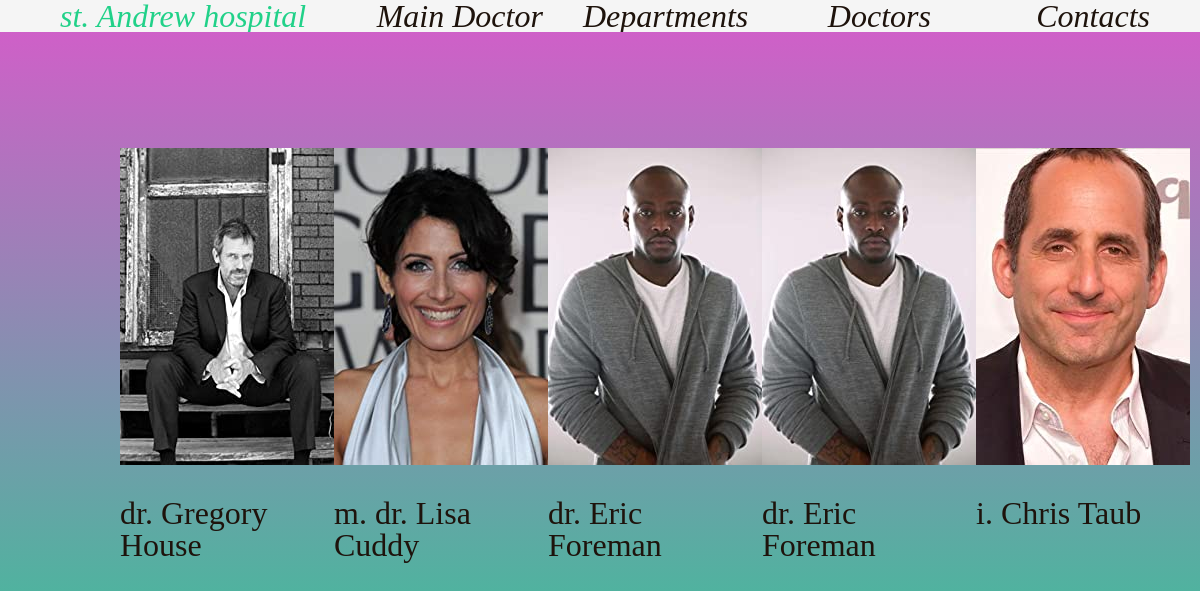
/department/family-medicine, run on the app's committed database.
### new_hospital/models.py (models this page shows, shortened)
class Medical_speciality(models.Model):
    List_specialties_choices = [
        ('Allergy and immunology', 'Allergy and immunology'),
        ('Anesthesiology', 'Anesthesiology'),
        ('Dermatology', 'Dermatology'),
        ('Diagnostic radiology', 'Diagnostic radiology'),
        ('Emergency medicine', 'Emergency medicine'),
        ('Family medicine', 'Family medicine'),
        ('Internal medicine', 'Internal medicine'),
        ('Medical genetics', 'Medical genetics'),
        ('Neurology', 'Neurology'),
        ('Nuclear medicine', 'Nuclear medicine'),
        ('Obstetrics and gynecology', 'Obstetrics and gynecology'),
        ('Ophthalmology', 'Ophthalmology'),
        ('Pathology', 'Pathology'),
        ('Pediatrics', 'Pediatrics'),
        ('Preventive medicine', 'Preventive medicine'),
        ('Psychiatry', 'Psychiatry'),
        ('Radiation oncology', 'Radiation oncology'),
        ('Surgery', 'Surgery'),
        ('Urology', 'Urology'), ]
    slug = models.SlugField(unique=True, db_index=True, max_length=255, verbose_name="URL")
    speciality = models.CharField(choices=List_specialties_choices, blank=False, max_length=50)

class Hospital(models.Model):
    doctor = models.ForeignKey('Doctor', on_delete=models.CASCADE)
    hospital_department = models.ManyToManyField('Medical_speciality')
    cabinet = models.TextField(max_length=5, default=111)
    description = models.CharField(max_length=100, blank=True,
                                   help_text='Information about doctor')

class Doctor(models.Model):
    slug = models.SlugField(unique=True, db_index=True, max_length=255, verbose_name="URL")
    first_name = models.CharField(max_length=50, blank=False)
    last_name = models.CharField(max_length=50, blank=False)
    rang = models.CharField(choices=Profession.choices, max_length=50, default='intern')
    sex = models.CharField(choices=Sex_type, blank=False, max_length=20)
    date_of_birth = models.DateField(blank=False)
    email = models.EmailField(default='123@clinic.com')
    education = models.ManyToManyField('Medical_speciality')
    experience = models.IntegerField(default=0, blank=False)
    photo = models.ImageField(upload_to='static/img', blank=True)
    def get_absolute_url(self):
        return reverse("doctor details", args=[self.slug])

### new_hospital/views.py (the view)
# urls.py: path('department/<slug:project_id>', views.dep_show_id,name='dep show')
def dep_show_id(request, project_id):
    instance = get_object_or_404(Medical_speciality, slug=project_id)
    queryset2 = Hospital.objects.all()
    context = {
        'title': 'Doctors',
        'object': instance,
        'objectD': queryset2
    }
    return render(request, 'doctors_dep.html', context)

### templates/doctors_dep.html (shortened to what this page needs)
{% extends 'base_clinic.html' %}
{% block content %}
    <div class="block_doc">
        {% for dc in objectD %}
            {% for dep in dc.hospital_department.all %}
                {% if object == dep %}
                    <div class="doc_info">
                        <ul>
                            <li>
                                <img src="{{dc.doctor.photo}}">
                            </li>
                            <br>
                            <li>
                                <p style="font-family: 'Bebas Neue'; font-size: xx-large"><a class="link_undecor"
                                                                                             href="{{dc.doctor.get_absolute_url }}"> {{ dc.doctor.rang }} {{ dc.doctor.first_name }} {{ dc.doctor.last_name }}</a>
                                </p>
                            </li>
                        </ul>
                    </div>
                {% endif %}
            {% endfor %}
        {% endfor %}
    </div>
{% endblock %}

### templates/base_clinic.html (shortened to what this page needs)
{% load static %}
<!DOCTYPE html>
<html lang="en">
<head>
    <link rel="stylesheet" href="{% static 'css/base.css' %}" type="text/css">
</head>
<body>
<div class="Background">
    <div class="Header">
        <div class="H_Bigbox"><a href="http://127.0.0.1:8000" class="link_undecor" style="color: #21D189">st. Andrew hospital</div>
        <div class="H_Smalbox">
            <div class="HS_box"><a href="http://127.0.0.1:8000/main_doctor" class="link_undecor">Main Doctor</a></div>
            <div class="HS_box"><a href="http://127.0.0.1:8000/departments" class="link_undecor">Departments</a></div>
            <div class="HS_box"><a href="http://127.0.0.1:8000/doctors" class="link_undecor">Doctors</a></div>
            <div class="HS_box"><a href="http://127.0.0.1:8000/contacts" class="link_undecor">Contacts</a></div>
        </div>
    </div>
    <div class="Main">
        {% block content %}{% endblock content %}
    </div>
</div>
</body>
</html>

### static/css/base.css (style rules this page uses)
.Main { width: 100%; height: 100%; position: fixed; display: flex; flex-wrap: wrap; justify-content: space-evenly; align-content: space-evenly; background: linear-gradient(to bottom, #D65BCA, #21D190) center center fixed; background-size: contain; }
.Header { top: 0px; width: 100%; height: 20%; background: whitesmoke; background-size: contain; position: relative; display: flex; align-items: center; }
.H_Bigbox { position: relative; width: 30%; height: 100%; align-items: center; padding-left: 5%; display: flex; font-family: "Bebas Neue"; font-size: xx-large; font-style: italic; color: #21D190; }
.H_Smalbox { position: relative; width: 75%; height: 100%; display: flex; justify-content: space-evenly; align-items: center; font-family: "Bebas Neue"; font-size: xx-large; font-style: oblique; }
.HS_box { position: sticky; display: flex; width: 25%; height: 100%; justify-content: space-evenly; text-align: center; align-items: center; }
.link_undecor { text-decoration: none; color: #1e130c; }

### static/css/pagination.css (style rules this page uses)
.doc_info { width: 440px; display: flex; justify-content: space-between; color: black; font-family: "Bebas Neue"; font-size: xx-large; }
.block_doc { padding-top: 3%; position: relative; width: 80%; height: 80%; display: flex; justify-content: space-between; flex-direction: row; }

### static/css/menu_bar.css (style rules this page uses)
* { padding: 0; margin: 0; box-sizing: border-box; }

### data on the page
Hospital: doctor.rang "dr.", doctor.first_name "Gregory", doctor.last_name "House"
Medical_speciality: doctor.photo (picture)
Hospital: doctor.rang "m. dr.", doctor.first_name "Lisa", doctor.last_name "Cuddy"
Hospital: doctor.rang "dr.", doctor.first_name "Eric", doctor.last_name "Foreman"
Hospital: doctor.rang "dr.", doctor.first_name "Eric", doctor.last_name "Foreman"
Hospital: doctor.rang "i.", doctor.first_name "Chris", doctor.last_name "Taub"
